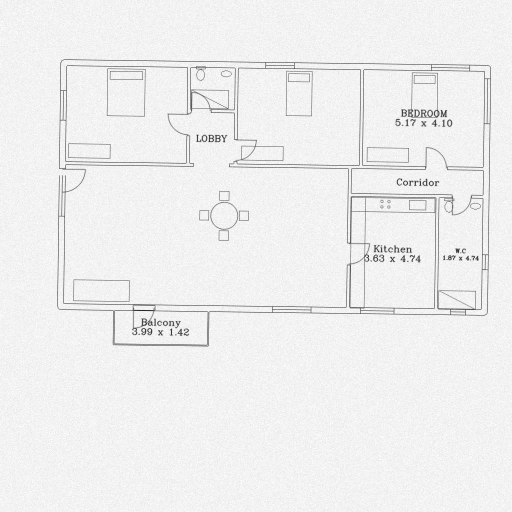
#> input picture samples/plan_1.png, 1024 x 1024 px (shown at 1/2 size)
$ python -i ocr.py   (imports and definitions only)
#> lines starting #> are read from the running program, lines starting #| are printed output that depends on the picture; after the words box and inside, x2 and y2 are one past the last pixel; in counts of white or black regions, pixels touching at a corner belong together
#> further down, picture is the input picture: shape (1024, 1024); min 1, max 255, mean 238.8
"""Room names and printed dimensions from the plan via Tesseract (pytesseract).

Returns positions in the source image; callers map them to model space.
Tesseract is optional: without the binary the pipeline still runs on segmentation only.
"""

import difflib
import re
import shutil

import cv2
import numpy as np

KEYWORDS = [
    (r"^(master|bed|bedroom|bedrm|br\d?|غرفة|نوم)$", "bedroom"),
    (r"^(living|reception|recep|hall|dining|salon|family|lounge|ريسبشن|معيشة)$", "living"),
    (r"^(kitchen|kit|kitch|مطبخ)$", "kitchen"),
    (r"^(bath|bathroom|wc|w\.c|toilet|shower|powder|حمام)$", "bathroom"),
    (r"^(balcony|terrace|balc|veranda|بلكونة|تراس)$", "balcony"),
    (r"^(corridor|lobby|passage|entrance|foyer|ممر)$", "corridor"),
]
VOCAB = {"bedroom": "bedroom", "master": "bedroom", "living": "living", "reception": "living", "kitchen": "kitchen",
         "bathroom": "bathroom", "toilet": "bathroom", "balcony": "balcony", "terrace": "balcony",
         "corridor": "corridor", "lobby": "corridor", "dining": "living"}
DIMS = re.compile(r"(\d{1,2}[.,]\d{1,2})\s*[xX×*«]{1,2}\s*(\d{1,2}[.,]\d{1,2})")


def available() -> bool:
    return shutil.which("tesseract") is not None


# [10 lines left out: function classify_word, not called in this run]


def text_only(gray: np.ndarray) -> np.ndarray:
    """Binarize and erase long horizontal/vertical strokes (walls, dimension lines) so text stands alone."""
    ink = cv2.threshold(gray, 0, 255, cv2.THRESH_BINARY_INV + cv2.THRESH_OTSU)[1]
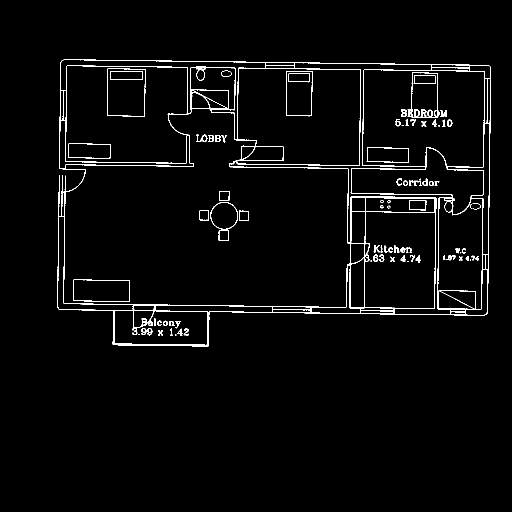
#> ink: shape (1024, 1024) (shown at 1/2 size); 2.4% white in thin lines or dots, all inside (x1, y1, x2, y2) = (114, 119, 982, 693)
    n = max(gray.shape) // 40
#> n = 25
    lines = (cv2.morphologyEx(ink, cv2.MORPH_OPEN, cv2.getStructuringElement(cv2.MORPH_RECT, (n, 1)))
             | cv2.morphologyEx(ink, cv2.MORPH_OPEN, cv2.getStructuringElement(cv2.MORPH_RECT, (1, n))))
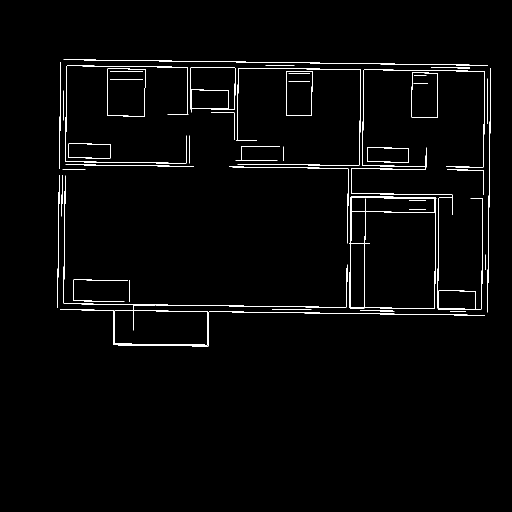
#> lines: shape (1024, 1024) (shown at 1/2 size); 1.6% white in thin lines or dots, all inside (x1, y1, x2, y2) = (115, 119, 982, 693)
    lines = cv2.dilate(lines, np.ones((3, 3), np.uint8))
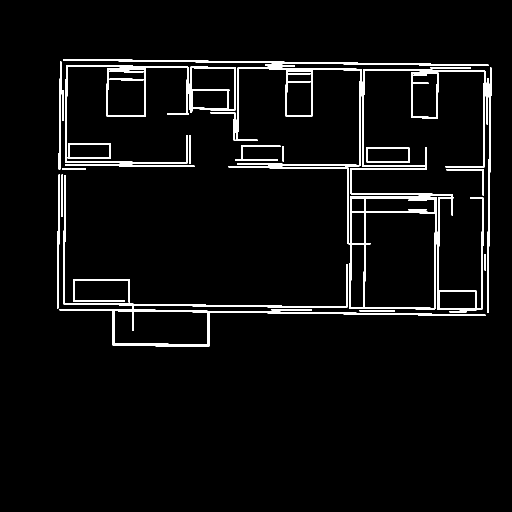
#> lines: shape (1024, 1024) (shown at 1/2 size); 4.2% white; 38 white regions, largest, box (x1, y1, x2, y2) and area: (119, 350, 971, 694) 7827, (701, 138, 971, 621) 6641, (457, 332, 874, 619) 5807
    return 255 - (ink & ~lines)
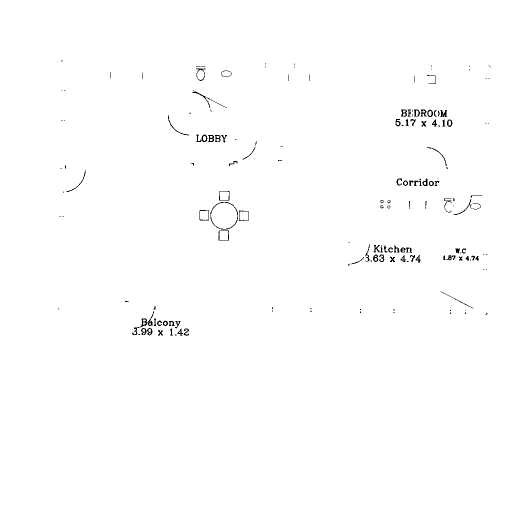
#> returned value: shape (1024, 1024) (shown at 1/2 size); 99.4% white; black in thin lines or dots, all inside (x1, y1, x2, y2) = (116, 120, 981, 672)


# [29 lines left out: function read, not called in this run]

>>> import cv2
>>> picture = cv2.imread('../../samples/plan_1.png', cv2.IMREAD_GRAYSCALE)
>>> result = text_only(picture)

$ run again, on samples/plan_2.png
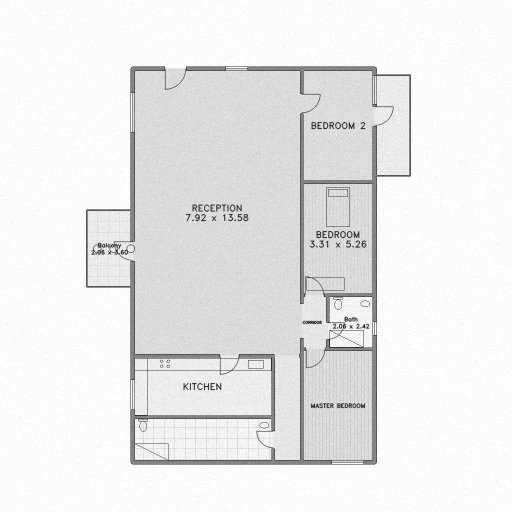
#> input picture samples/plan_2.png, 1024 x 1024 px (shown at 1/2 size)
#> picture is the input picture: shape (1024, 1024); min 0, max 255, mean 235
#> in text_only, `ink = cv2.threshold(gray, 0, 255, cv2.THRESH_BINARY_INV + cv2.THRESH_O..`:
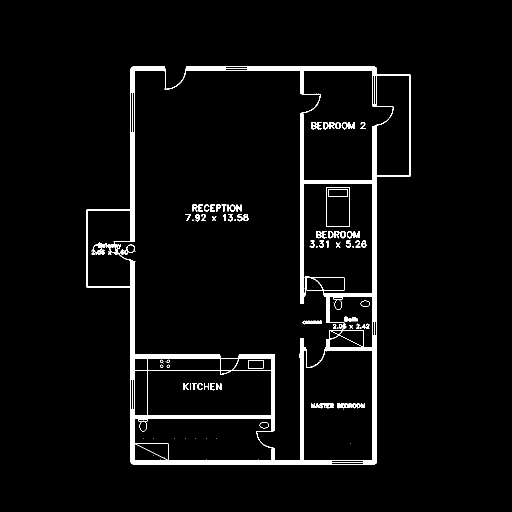
#> ink: shape (1024, 1024) (shown at 1/2 size); 4.1% white; 103 white regions (30 under 20 px), largest, box (x1, y1, x2, y2) and area: (172, 133, 822, 929) 37082, (652, 374, 700, 454) 251, (631, 806, 668, 817) 240
#> in text_only, `return 255 - (ink & ~lines)`:
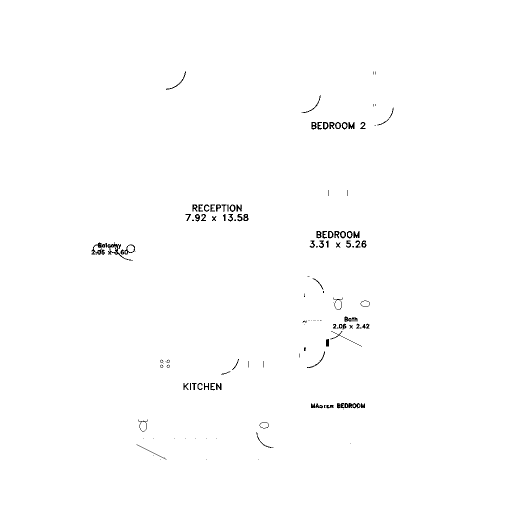
#> returned value: shape (1024, 1024) (shown at 1/2 size); 99.4% white; black in thin lines or dots, all inside (x1, y1, x2, y2) = (183, 143, 787, 919)

$ run again, on samples/plan_3.png
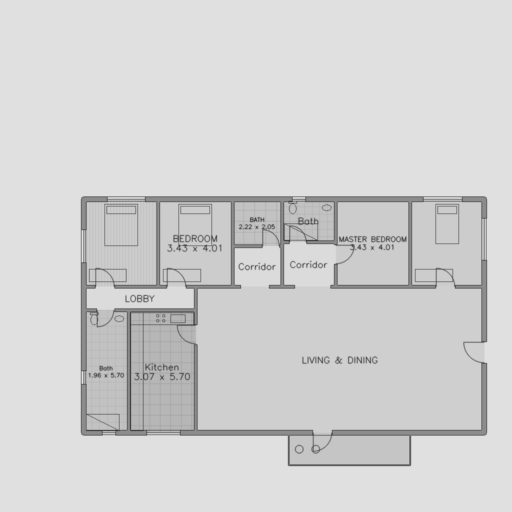
#> input picture samples/plan_3.png, 1024 x 1024 px (shown at 1/2 size)
#> picture is the input picture: shape (1024, 1024); min 44, max 224, mean 211
#> in text_only, `ink = cv2.threshold(gray, 0, 255, cv2.THRESH_BINARY_INV + cv2.THRESH_O..`:
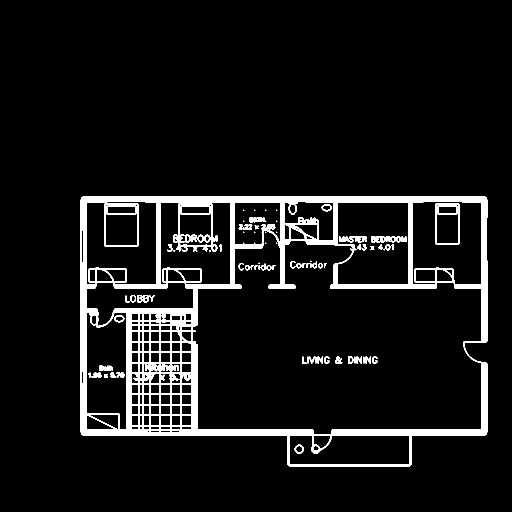
#> ink: shape (1024, 1024) (shown at 1/2 size); 7.5% white; 80 white regions (17 under 20 px), largest, box (x1, y1, x2, y2) and area: (161, 392, 975, 933) 68077, (346, 407, 435, 504) 1582, (208, 407, 277, 493) 890
#> in text_only, `return 255 - (ink & ~lines)`:
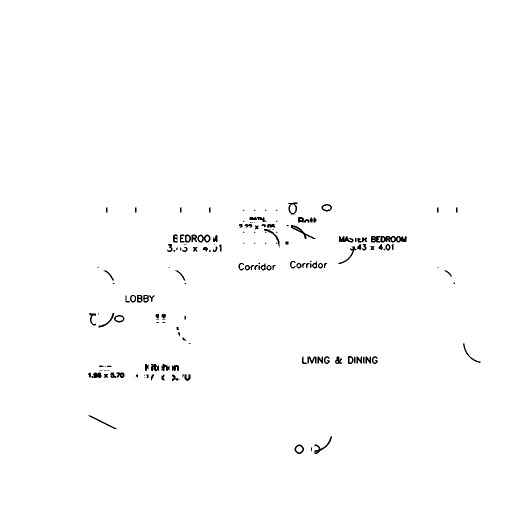
#> returned value: shape (1024, 1024) (shown at 1/2 size); 99.1% white; 158 black regions (52 under 20 px), largest, box (x1, y1, x2, y2) and area: (742, 472, 814, 485) 650, (582, 450, 632, 478) 275, (629, 873, 664, 908) 229

$ run again, on samples/plan_4.png
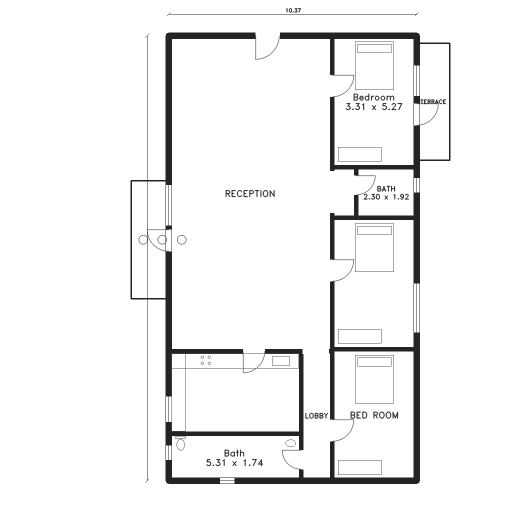
#> input picture samples/plan_4.png, 1024 x 1024 px (shown at 1/2 size)
#> picture is the input picture: shape (1024, 1024); min 36, max 255, mean 242.9
#> in text_only, `ink = cv2.threshold(gray, 0, 255, cv2.THRESH_BINARY_INV + cv2.THRESH_O..`:
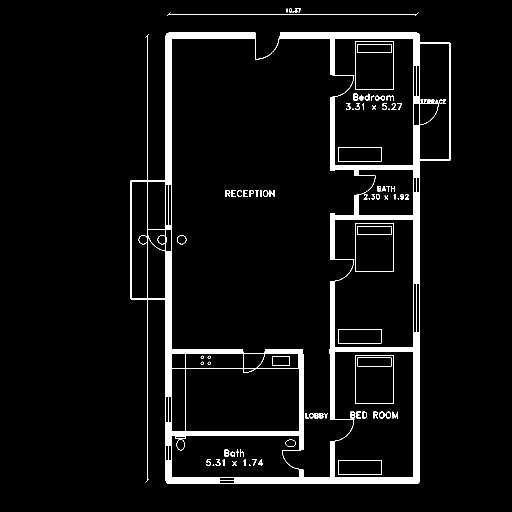
#> ink: shape (1024, 1024) (shown at 1/2 size); 5.6% white; 88 white regions (12 under 20 px), largest, box (x1, y1, x2, y2) and area: (261, 65, 901, 968) 52621, (334, 25, 837, 32) 509, (710, 83, 788, 180) 346
#> in text_only, `return 255 - (ink & ~lines)`:
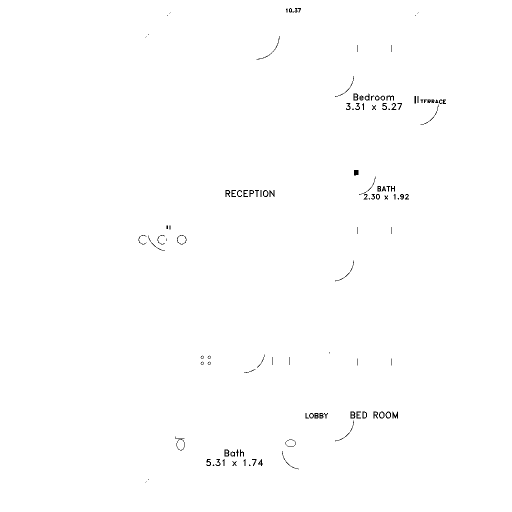
#> returned value: shape (1024, 1024) (shown at 1/2 size); 99.6% white; black in thin lines or dots, all inside (x1, y1, x2, y2) = (277, 16, 892, 965)
